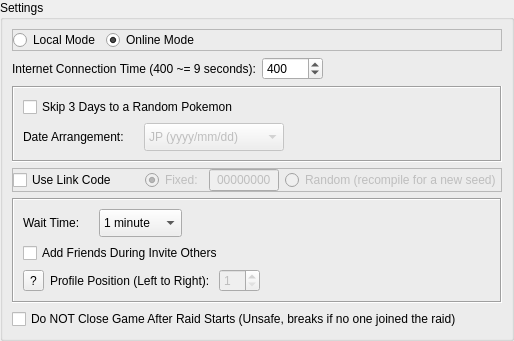
            <widget class="QWidget" name="page_12">
             <layout class="QVBoxLayout" name="verticalLayout_24">
              <property name="leftMargin">
               <number>0</number>
              </property>
              <property name="topMargin">
               <number>0</number>
              </property>
              <property name="rightMargin">
               <number>0</number>
              </property>
              <property name="bottomMargin">
               <number>0</number>
              </property>
              <item>
               <widget class="QGroupBox" name="GB_AutoHost">
                <property name="title">
                 <string>Settings</string>
                </property>
                <layout class="QVBoxLayout" name="verticalLayout_23">
                 <item>
                  <widget class="QFrame" name="frame_3">
                   <property name="frameShape">
                    <enum>QFrame::StyledPanel</enum>
                   </property>
                   <property name="frameShadow">
                    <enum>QFrame::Raised</enum>
                   </property>
                   <layout class="QHBoxLayout" name="horizontalLayout_39">
                    <property name="leftMargin">
                     <number>0</number>
                    </property>
                    <property name="topMargin">
                     <number>0</number>
                    </property>
                    <property name="rightMargin">
                     <number>0</number>
                    </property>
                    <property name="bottomMargin">
                     <number>0</number>
                    </property>
                    <item>
                     <widget class="QRadioButton" name="AutoHost_Local">
                      <property name="text">
                       <string>Local Mode</string>
                      </property>
                     </widget>
                    </item>
                    <item>
                     <widget class="QRadioButton" name="AutoHost_Online">
                      <property name="text">
                       <string>Online Mode</string>
                      </property>
                      <property name="checked">
                       <bool>true</bool>
                      </property>
                     </widget>
                    </item>
                    <item>
                     <spacer name="horizontalSpacer_33">
                      <property name="orientation">
                       <enum>Qt::Horizontal</enum>
                      </property>
                      <property name="sizeHint" stdset="0">
                       <size>
                        <width>40</width>
                        <height>20</height>
                       </size>
                      </property>
                     </spacer>
                    </item>
                   </layout>
                  </widget>
                 </item>
                 <item>
                  <layout class="QHBoxLayout" name="horizontalLayout_32">
                   <item>
                    <widget class="QLabel" name="label_22">
                     <property name="minimumSize">
                      <size>
                       <width>150</width>
                       <height>0</height>
                      </size>
                     </property>
                     <property name="text">
                      <string>Internet Connection Time (400 ~= 9 seconds):</string>
                     </property>
                    </widget>
                   </item>
                   <item>
                    <widget class="QSpinBox" name="AutoHost_Internet">
                     <property name="minimum">
                      <number>1</number>
                     </property>
                     <property name="maximum">
                      <number>65535</number>
                     </property>
                     <property name="value">
                      <number>400</number>
                     </property>
                    </widget>
                   </item>
                   <item>
                    <spacer name="horizontalSpacer_25">
                     <property name="orientation">
                      <enum>Qt::Horizontal</enum>
                     </property>
                     <property name="sizeHint" stdset="0">
                      <size>
                       <width>40</width>
                       <height>20</height>
                      </size>
                     </property>
                    </spacer>
                   </item>
                  </layout>
                 </item>
                 <item>
                  <widget class="QFrame" name="frame_2">
                   <property name="frameShape">
                    <enum>QFrame::Box</enum>
                   </property>
                   <property name="frameShadow">
                    <enum>QFrame::Sunken</enum>
                   </property>
                   <layout class="QVBoxLayout" name="verticalLayout_26">
                    <item>
                     <layout class="QHBoxLayout" name="horizontalLayout_27">
                      <item>
                       <widget class="QCheckBox" name="AutoHost_SkipDays">
                        <property name="text">
                         <string>Skip 3 Days to a Random Pokemon</string>
                        </property>
                       </widget>
                      </item>
                      <item>
                       <spacer name="horizontalSpacer_24">
                        <property name="orientation">
                         <enum>Qt::Horizontal</enum>
                        </property>
                        <property name="sizeHint" stdset="0">
                         <size>
                          <width>40</width>
                          <height>20</height>
                         </size>
                        </property>
                       </spacer>
                      </item>
                     </layout>
                    </item>
                    <item>
                     <layout class="QHBoxLayout" name="horizontalLayout_26">
                      <item>
                       <widget class="QLabel" name="label_19">
                        <property name="minimumSize">
                         <size>
                          <width>115</width>
                          <height>0</height>
                         </size>
                        </property>
                        <property name="text">
                         <string>Date Arrangement:</string>
                        </property>
                       </widget>
                      </item>
                      <item>
                       <widget class="QComboBox" name="AutoHost_DateArrangement">
                        <property name="enabled">
                         <bool>false</bool>
                        </property>
                        <property name="minimumSize">
                         <size>
                          <width>140</width>
                          <height>28</height>
                         </size>
                        </property>
                        <property name="maximumSize">
                         <size>
                          <width>140</width>
                          <height>16777215</height>
                         </size>
                        </property>
                        <item>
                         <property name="text">
                          <string>JP (yyyy/mm/dd)</string>
                         </property>
                        </item>
                        <item>
                         <property name="text">
                          <string>EU (dd/mm/yyyy)</string>
                         </property>
                        </item>
                        <item>
                         <property name="text">
                          <string>US (mm/dd/yyyy)</string>
                         </property>
                        </item>
                       </widget>
                      </item>
                      <item>
                       <spacer name="horizontalSpacer_23">
                        <property name="orientation">
                         <enum>Qt::Horizontal</enum>
                        </property>
                        <property name="sizeHint" stdset="0">
                         <size>
                          <width>40</width>
                          <height>20</height>
                         </size>
                        </property>
                       </spacer>
                      </item>
                     </layout>
                    </item>
                   </layout>
                  </widget>
                 </item>
                 <item>
                  <widget class="QFrame" name="frame_4">
                   <property name="frameShape">
                    <enum>QFrame::StyledPanel</enum>
                   </property>
                   <property name="frameShadow">
                    <enum>QFrame::Raised</enum>
                   </property>
                   <layout class="QHBoxLayout" name="horizontalLayout_40">
                    <property name="leftMargin">
                     <number>0</number>
                    </property>
                    <property name="topMargin">
                     <number>0</number>
                    </property>
                    <property name="rightMargin">
                     <number>0</number>
                    </property>
                    <property name="bottomMargin">
                     <number>0</number>
                    </property>
                    <item>
                     <widget class="QCheckBox" name="AutoHost_UseLinkCode">
                      <property name="text">
                       <string>Use Link Code</string>
                      </property>
                     </widget>
                    </item>
                    <item>
                     <widget class="QRadioButton" name="AutoHost_Fixed">
                      <property name="enabled">
                       <bool>false</bool>
                      </property>
                      <property name="maximumSize">
                       <size>
                        <width>58</width>
                        <height>16777215</height>
                       </size>
                      </property>
                      <property name="text">
                       <string>Fixed:</string>
                      </property>
                      <property name="checked">
                       <bool>true</bool>
                      </property>
                     </widget>
                    </item>
                    <item>
                     <widget class="QLineEdit" name="AutoHost_LinkCode">
                      <property name="enabled">
                       <bool>false</bool>
                      </property>
                      <property name="maximumSize">
                       <size>
                        <width>70</width>
                        <height>16777215</height>
                       </size>
                      </property>
                      <property name="text">
                       <string>00000000</string>
                      </property>
                      <property name="maxLength">
                       <number>8</number>
                      </property>
                      <property name="cursorPosition">
                       <number>8</number>
                      </property>
                      <property name="alignment">
                       <set>Qt::AlignCenter</set>
                      </property>
                     </widget>
                    </item>
                    <item>
                     <widget class="QRadioButton" name="AutoHost_Random">
                      <property name="enabled">
                       <bool>false</bool>
                      </property>
                      <property name="text">
                       <string>Random (recompile for a new seed)</string>
                      </property>
                     </widget>
                    </item>
                   </layout>
                  </widget>
                 </item>
                 <item>
                  <widget class="QFrame" name="frame">
                   <property name="frameShape">
                    <enum>QFrame::Box</enum>
                   </property>
                   <property name="frameShadow">
                    <enum>QFrame::Sunken</enum>
                   </property>
                   <layout class="QVBoxLayout" name="verticalLayout_25">
                    <item>
                     <layout class="QHBoxLayout" name="horizontalLayout_30">
                      <item>
                       <widget class="QLabel" name="label_20">
                        <property name="minimumSize">
                         <size>
                          <width>70</width>
                          <height>0</height>
                         </size>
                        </property>
                        <property name="text">
                         <string>Wait Time:</string>
                        </property>
                       </widget>
                      </item>
                      <item>
                       <widget class="QComboBox" name="AutoHost_WaitTime">
                        <property name="minimumSize">
                         <size>
                          <width>80</width>
                          <height>28</height>
                         </size>
                        </property>
                        <item>
                         <property name="text">
                          <string>1 minute</string>
                         </property>
                        </item>
                        <item>
                         <property name="text">
                          <string>2 minutes</string>
                         </property>
                        </item>
                       </widget>
                      </item>
                      <item>
                       <spacer name="horizontalSpacer_27">
                        <property name="orientation">
                         <enum>Qt::Horizontal</enum>
                        </property>
                        <property name="sizeHint" stdset="0">
                         <size>
                          <width>40</width>
                          <height>20</height>
                         </size>
                        </property>
                       </spacer>
                      </item>
                     </layout>
                    </item>
                    <item>
                     <layout class="QHBoxLayout" name="horizontalLayout_31">
                      <item>
                       <widget class="QCheckBox" name="AutoHost_AddFriends">
                        <property name="text">
                         <string>Add Friends During Invite Others</string>
                        </property>
                       </widget>
                      </item>
                      <item>
                       <spacer name="horizontalSpacer_28">
                        <property name="orientation">
                         <enum>Qt::Horizontal</enum>
                        </property>
                        <property name="sizeHint" stdset="0">
                         <size>
                          <width>40</width>
                          <height>20</height>
                         </size>
                        </property>
                       </spacer>
                      </item>
                     </layout>
                    </item>
                    <item>
                     <layout class="QHBoxLayout" name="horizontalLayout_33">
                      <item>
                       <widget class="QToolButton" name="AutoHost_ProfileWhat">
                        <property name="text">
                         <string>?</string>
                        </property>
                       </widget>
                      </item>
                      <item>
                       <widget class="QLabel" name="label_21">
                        <property name="text">
                         <string>Profile Position (Left to Right): </string>
                        </property>
                       </widget>
                      </item>
                      <item>
                       <widget class="QSpinBox" name="AutoHost_Profile">
                        <property name="enabled">
                         <bool>false</bool>
                        </property>
                        <property name="minimumSize">
                         <size>
                          <width>40</width>
                          <height>0</height>
                         </size>
                        </property>
                        <property name="minimum">
                         <number>1</number>
                        </property>
                        <property name="maximum">
                         <number>10</number>
                        </property>
                       </widget>
                      </item>
                      <item>
                       <spacer name="horizontalSpacer_29">
                        <property name="orientation">
                         <enum>Qt::Horizontal</enum>
                        </property>
                        <property name="sizeHint" stdset="0">
                         <size>
                          <width>40</width>
                          <height>20</height>
                         </size>
                        </property>
                       </spacer>
                      </item>
                     </layout>
                    </item>
                   </layout>
                  </widget>
                 </item>
                 <item>
                  <layout class="QHBoxLayout" name="horizontalLayout_29">
                   <item>
                    <widget class="QCheckBox" name="AutoHost_NoSR">
                     <property name="text">
                      <string>Do NOT Close Game After Raid Starts (Unsafe, breaks if no one joined the raid)</string>
                     </property>
                    </widget>
                   </item>
                   <item>
                    <spacer name="horizontalSpacer_26">
                     <property name="orientation">
                      <enum>Qt::Horizontal</enum>
                     </property>
                     <property name="sizeHint" stdset="0">
                      <size>
                       <width>40</width>
                       <height>20</height>
                      </size>
                     </property>
                    </spacer>
                   </item>
                  </layout>
                 </item>
                </layout>
               </widget>
              </item>
             </layout>
            </widget>
